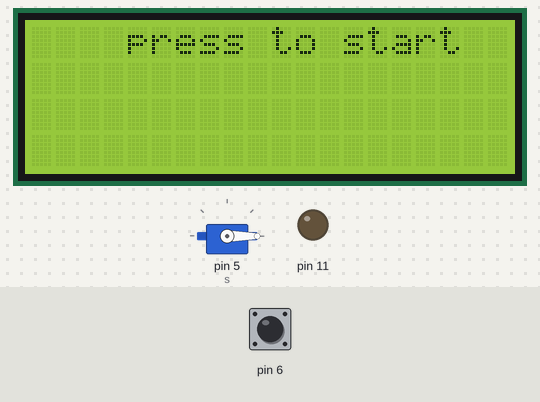
Simulated run of this sketch. Board: Arduino Uno, built with avr-gcc and run on an emulated ATmega328P. Parts: servo, 20×4 character LCD, output pins drawn as LEDs (lit = HIGH). Inputs (shaded band) come from the test bench; at power-on: pin 6 HIGH.

Above: at 1.2 s.
1.3 s: pin 6 pulled LOW for 0.15 s
At 1.55 s:
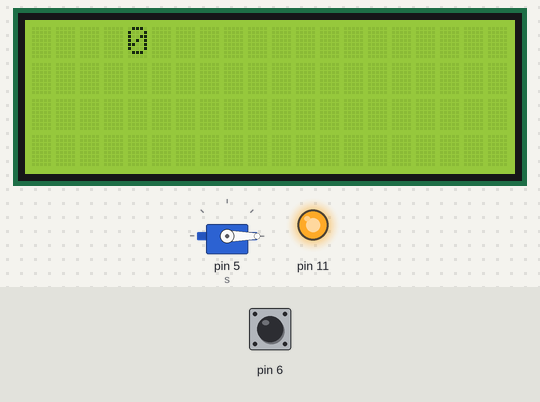
4.3 s: pin 6 pulled LOW for 1 s
At 5.4 s:
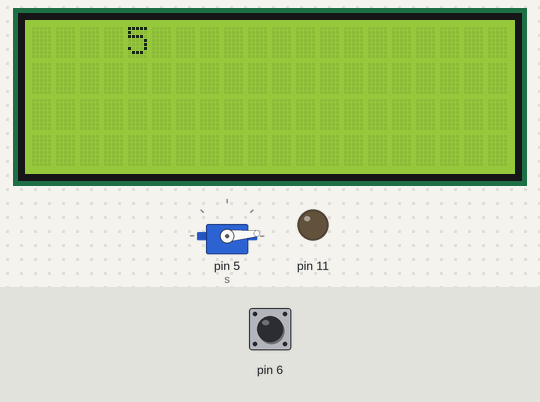
6.8 s: pin 6 pulled LOW for 0.15 s
At 14.05 s:
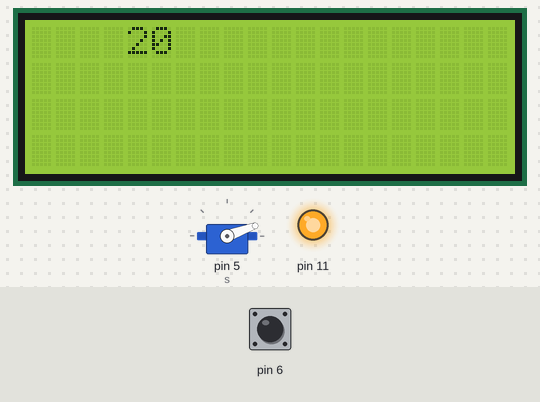
Timing chart, 0 to 25.8 s (numbered marks = the images above; inputs shaded):
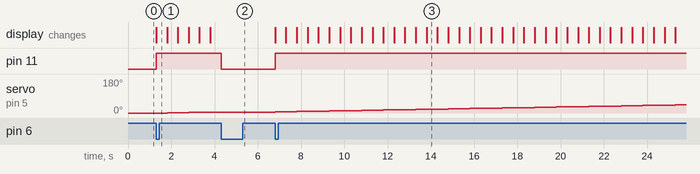

The sketch:

lcd+led+servo_non_blocking.ino
```cpp
#include <LiquidCrystal_I2C.h>
#include <Servo.h>
Servo s;
LiquidCrystal_I2C lcd(0x27, 20, 4);

int angle=0;
int step=1;
bool sweep_state=false;
unsigned long prev=0;
bool laststate = HIGH;
void setup(){
  pinMode(6,INPUT_PULLUP);
  pinMode(11,OUTPUT);
  s.attach(5);
  s.write(0);
  lcd.init();
  lcd.backlight();
  lcd.clear();
  lcd.setCursor(4,0);
  lcd.print("press to start");

}

void loop(){
  bool state=digitalRead(6);
  if(laststate==HIGH&&state==LOW){
  sweep_state=!sweep_state;

}
laststate=state;
digitalWrite(11,(sweep_state) ? HIGH:LOW);
if(sweep_state){

    unsigned long now=millis();
   if(now-prev>=500 && angle<=180 && step==1){

    s.write(angle);
    lcd.clear();
    lcd.setCursor(4,0);
    lcd.print(angle);
    prev=now;
    angle++;
   }
   if(angle>180) step=0;
   if(now-prev>=500 && angle>=0 && step==0){
   lcd.clear();
    s.write(angle);
    lcd.setCursor(4,0);
    lcd.print(angle);
    prev=now;
    angle--;
   }
   if(angle<0) step=1;
}
}
```

Measured:
- after the input at 1.3 s, pin 11: LOW → HIGH at once; servo on pin 5 (s): moves from 0° to 5° over 2.0 s, starting after 0.50 s; the display: changes at once (image 1)
- after the input at 4.3 s, pin 11: HIGH → LOW at once; servo on pin 5 (s): stays 5° (without the input it goes to 6° after 0.00 s)
- after the input at 6.8 s, pin 11: LOW → HIGH at once; servo on pin 5 (s): moves from 5° to 43° over 18.5 s, starting at once; the display: first changes at once (image 3 shows a later state)
- what the display in image 3 shows lasts 0.5 s, from 13.8 s to 14.3 s
